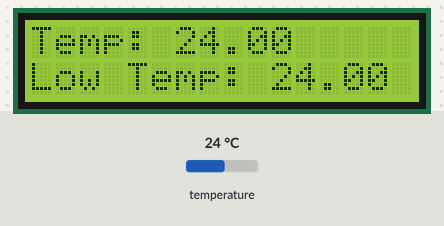
The sketch below on a simulated Arduino Uno, built with avr-gcc and run on an emulated ATmega328P. On the bench: 16×2 character LCD. The test bench sets the inputs (shaded band); at power-on: temperature 24 °C.

Above: at 1.2 s.
1.3 s: temperature set to 12 °C
At 3.8 s:
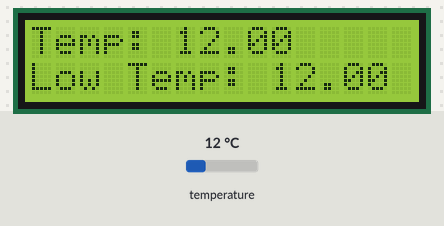
4.1 s: temperature set to 19 °C
At 5.2 s:
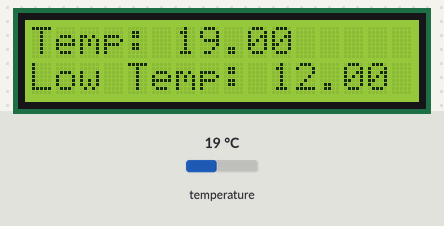
6.6 s: temperature set to 28 °C
At 9.2 s:
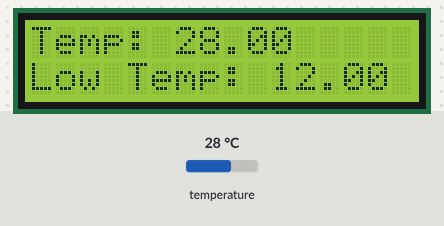
Timing chart, 0 to 10.7 s (numbered marks = the images above; inputs shaded):
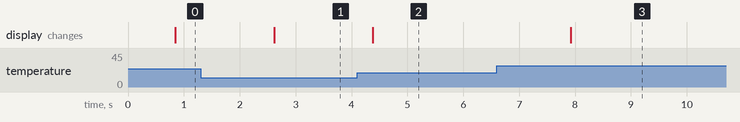

The sketch:

temp_monitor.ino
```cpp
#include <DallasTemperature.h>
#include <LiquidCrystal.h>
#include <OneWire.h>

#define ONE_WIRE_BUS 8
OneWire oneWire(ONE_WIRE_BUS);
DallasTemperature sensors(&oneWire);

float lowTemp = 30.0;
const int rs = 12, en = 11, d4 = 5, d5 = 4, d6 = 3, d7 = 2;
LiquidCrystal lcd(rs, en, d4, d5, d6, d7);

void setup() {
  // set up the LCD's number of columns and rows:
  lcd.begin(16, 2);
  sensors.begin();
  // Print a message to the LCD.
  lcd.print("Temp: ");
  lcd.setCursor(0,1);
  lcd.print("Low Temp: ");
}

void loop() {
  // set the cursor to column 0, line 1
  // (note: line 1 is the second row, since counting begins with 0):
  sensors.requestTemperatures();
  float currTemp = sensors.getTempCByIndex(0);
  if (currTemp < lowTemp) {
    lowTemp = currTemp;
  }
  lcd.setCursor(6, 0);
  lcd.print(currTemp);
  lcd.print("        ");
  lcd.setCursor(10, 1);
  lcd.print(lowTemp);
  lcd.print("   ");
  delay(1000);
}
```

Measured:
- after the input at 1.3 s, the display: changes after 1.3 s (image 1)
- after the input at 4.1 s, the display: changes after 0.28 s (image 2)
- after the input at 6.6 s, the display: changes after 1.3 s (image 3)
